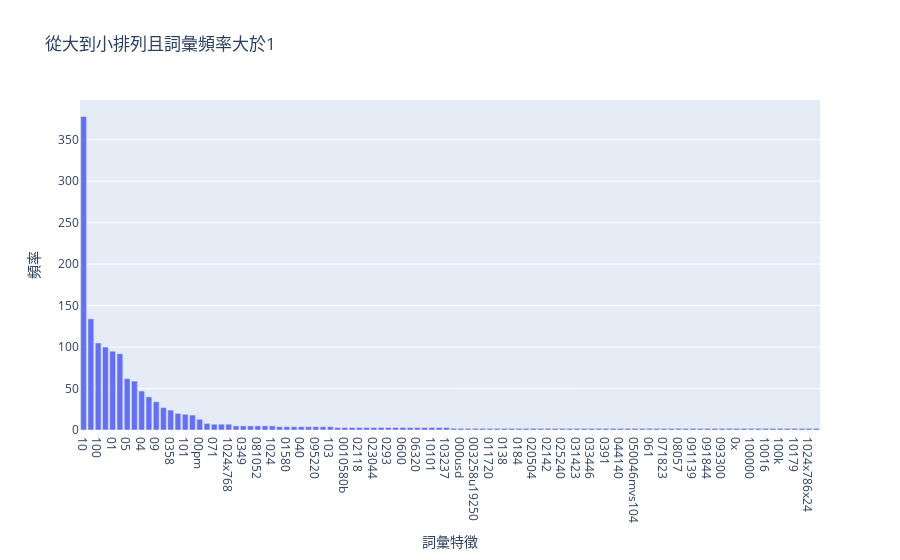

The cell this chart's notebook holds for it:
### Markdown cell above
#### >>> **Exercise 15 (take home):**
此外，您可以嘗試按照頻率而非字母順序來對`x軸`上的條件進行排序。這樣，視覺化會更有意義，您將能夠觀察到所謂的[long tail](https://en.wikipedia.org/wiki/Long_tail)（由於它在數據挖掘和其他統計課程中會出現很多次，因此需要熟悉這個術語）。見下圖
![alt txt](https://upload.wikimedia.org/wikipedia/commons/thumb/8/8a/Long_tail.svg/1000px-Long_tail.svg.png)

### Code cell
# 將詞彙出現頻率分析:從大到小排列且詞彙頻率大於1
# 首先將300個詞彙與相對出現次數結合成(300,2)的維度
x = np.asarray(count_vect.get_feature_names_out()[:300]).reshape((300,1))
y = term_frequencies[:300].reshape((300,1))
sum =  np.hstack((x, y))
# 將出現次數的詞彙由大到小排列
sum_sorted = np.array(sorted(sum, key=lambda row: row[1], reverse=True))
# 且僅選出出現次數大於1的詞彙
feature_names=[]
frequencies=[]
for j in range(0,sum_sorted.shape[0]):
    if sum_sorted[j,1]>1:
        feature_names.append(sum_sorted[j,0])
        frequencies.append(sum_sorted[j,1])
# 將重新排列的詞彙和出現次數視覺化
x = feature_names
y = frequencies
trace = go.Bar(x=x,y=y,name="詞彙出現次數")
layout = go.Layout(title="從大到小排列且詞彙頻率大於1",xaxis={"title":"詞彙特徵"},
    yaxis={"title":"頻率"},barmode="group")

fig = go.Figure(data = [trace],layout=layout)
fig.show()

### Figure 1 — Plotly figure (JSON) as saved in the notebook; plotly's stock layout.template omitted (floating-point values rounded to 4 significant figures)
{"data": [{"name": "詞彙出現次數", "type": "bar", "x": ["10", "00", "100", "03", "01", "000", "05", "02", "04", "08", "09", "07", "0358", "1000", "101", "06", "00pm", "1013", "071", "102", "1024x768", "00am", "0349", "0511", "081052", "084042", "1024", "0100", "01580", "0200", "040", "0423", "095220", "101010", "103", "0001", "0010580b", "002", "02118", "02173", "023044", "024103", "0293", "041343", "0600", "0608", "06320", "0x100", "10101", "102007", "103237", "0000001200", "000usd", "001642", "003258u19250", "004021809", "011720", "013", "0138", "015931", "0184", "01a", "020504", "02115", "02142", "024150", "025240", "025924", "031423", "032251", "033446", "034226", "0391", "043654", "044140", "0500", "050046mvs104", "0510", "061", "063425", "071823", "0721", "08057", "090030", "091139", "091258", "091844", "0930", "093300", "0987", "0x", "10000", "100000", "100015", "10016", "100grams", "100k", "1015", "10179", "10193", "1024x786x24", "1028"], "y": [378, 134, 105, 100, 95, 92, 62, 59, 47, 40, 34, 27, 24, 20, 19, 18, 13, 8, 7, 7, 7, 5, 5, 5, 5, 5, 5, 4, 4, 4, 4, 4, 4, 4, 4, 3, 3, 3, 3, 3, 3, 3, 3, 3, 3, 3, 3, 3, 3, 3, 3, 2, 2, 2, 2, 2, 2, 2, 2, 2, 2, 2, 2, 2, 2, 2, 2, 2, 2, 2, 2, 2, 2, 2, 2, 2, 2, 2, 2, 2, 2, 2, 2, 2, 2, 2, 2, 2, 2, 2, 2, 2, 2, 2, 2, 2, 2, 2, 2, 2, 2, 2]}], "layout": {"barmode": "group", "title": {"text": "從大到小排列且詞彙頻率大於1"}, "xaxis": {"title": {"text": "詞彙特徵"}}, "yaxis": {"title": {"text": "頻率"}}}}
